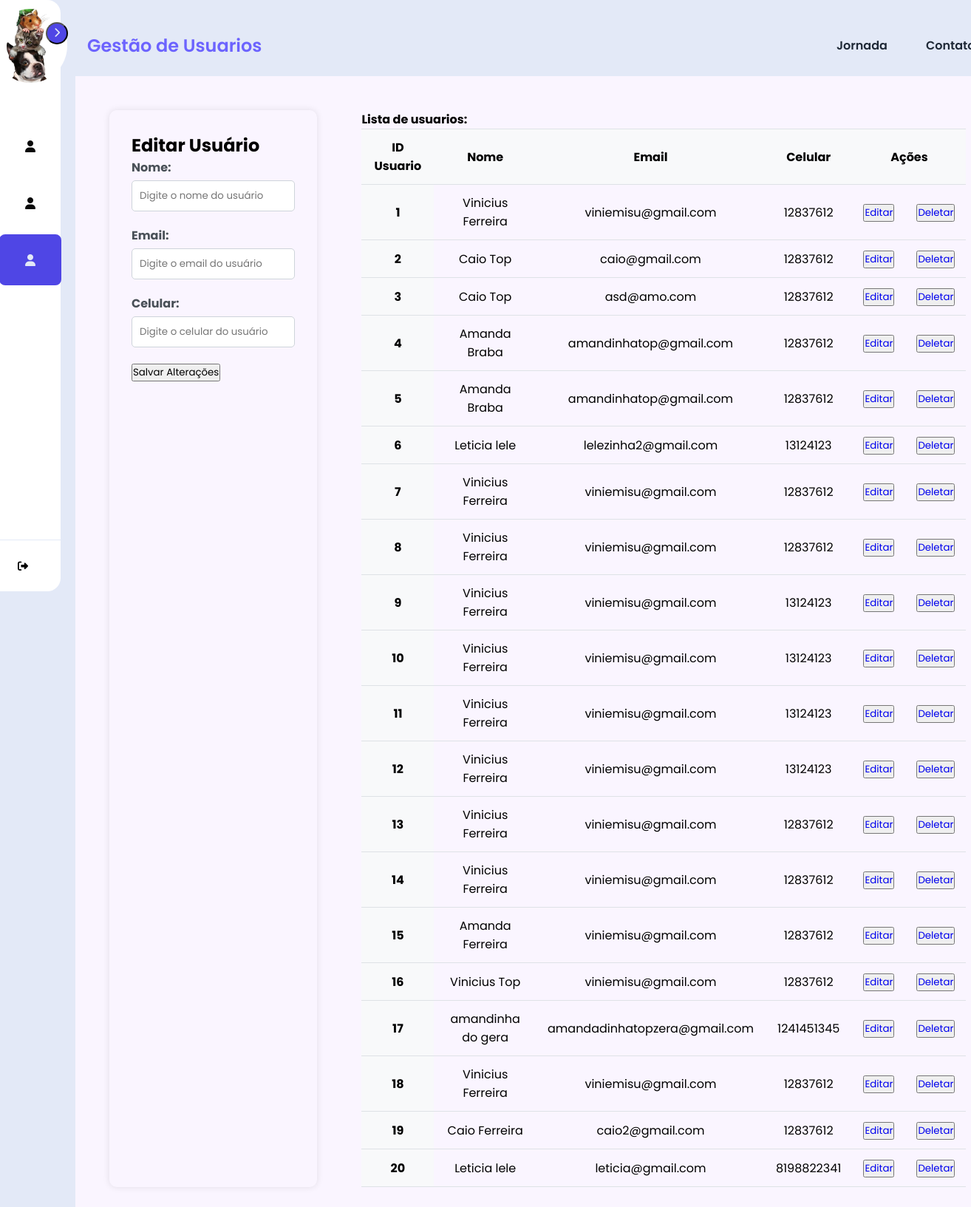
/list, run on an earlier commit of the app's database.
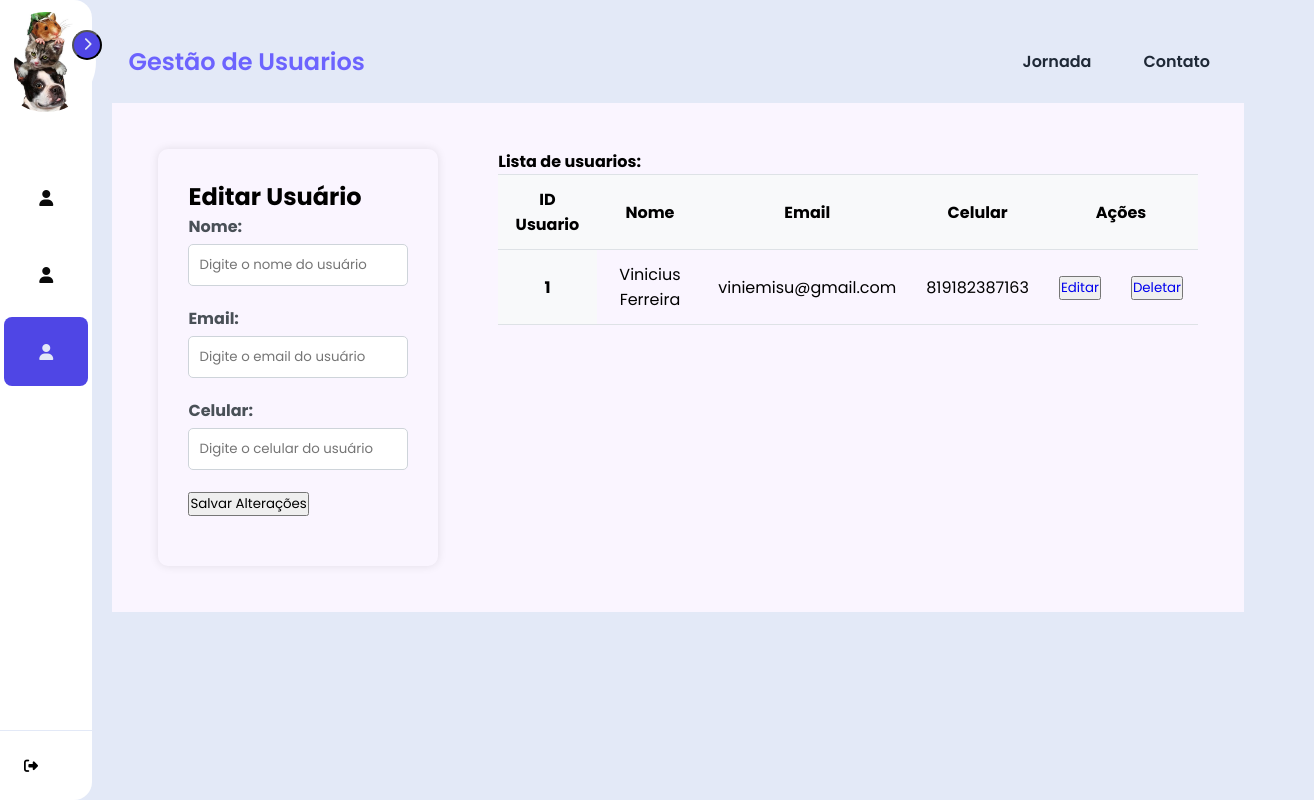
And on a later commit of the database.
### database/models/usuario.py (models this page shows)
class User(Model):
    NOME = CharField()
    EMAIL = CharField(unique=True)
    CELULAR = CharField()
    SENHA = CharField()
    class Meta:
        database = db

### routes/landing.py (the view)
@landing_route.route('/list')
def list_page():
    lista_usuarios = User.select()
    return render_template('listpage.html', lista_usuarios=lista_usuarios)

### templates/listpage.html (shortened to what the changed rows need)
<!DOCTYPE html>
<html lang="pt-br">
<head>
    <link rel="stylesheet" href="{{ url_for('static', filename='listpage/css/style.css')}}">
    <link rel="stylesheet" href="https://cdnjs.cloudflare.com/ajax/libs/font-awesome/6.5.1/css/all.min.css"
 i
 />
</head>
<body>
    <main>
        <section class="section">
            <div class="section__container">
                <div class="content">
                    <div class="container">
                        <h2>Editar Usuário</h2>
                    </div>
                    <div class="tabela">
                        <table class="table table-hover">
                            <thead>
                                <tr>
                                    <th scope="col">ID Usuario</th>
                                    <th scope="col">Nome</th>
                                    <th scope="col">Email</th>
                                    <th scope="col">Celular</th>
                                    <th scope="col" colspan="2">Ações</th>
                                </tr>
                            </thead>
                            <tbody>
                                {% for usuario in lista_usuarios %}
                                <tr>
                                    <th scope="row">{{ usuario.id }}</th>
                                    <td>{{ usuario.NOME }}</td>
                                    <td>{{ usuario.EMAIL }}</td>
                                    <td>{{ usuario.CELULAR }}</td>
                                    <td>
                                        <button>
                                            <a href="{{ url_for('landing.edit_user', user_id=usuario.id) }}">Editar</a>
                                        </button>
                                    </td>
                                    <td>
                                        <button>
                                            <a
                                                href="{{ url_for('landing.deletar_user', user_id=usuario.id) }}">Deletar</a>
                                        </button>
                                    </td>
                                </tr>
                                {% endfor %}
                            </tbody>
                        </table>
                    </div>
                </div>
            </div>
        </section>
    </main>
</body>
</html>

What changed in the data, as far as the page shows it:
removed User: id "2", NOME "Caio Top", EMAIL "caio@gmail.com", CELULAR "12837612"
removed User: id "3", NOME "Caio Top", EMAIL "asd@amo.com", CELULAR "12837612"
removed User: id "4", NOME "Amanda Braba", EMAIL "amandinhatop@gmail.com", CELULAR "12837612"
removed User: id "5", NOME "Amanda Braba", EMAIL "amandinhatop@gmail.com", CELULAR "12837612"
removed User: id "6", NOME "Leticia lele", EMAIL "lelezinha2@gmail.com", CELULAR "13124123"
removed User: id "7", NOME "Vinicius Ferreira", EMAIL "viniemisu@gmail.com", CELULAR "12837612"
removed User: id "8", NOME "Vinicius Ferreira", EMAIL "viniemisu@gmail.com", CELULAR "12837612"
removed User: id "9", NOME "Vinicius Ferreira", EMAIL "viniemisu@gmail.com", CELULAR "13124123"
removed User: id "10", NOME "Vinicius Ferreira", EMAIL "viniemisu@gmail.com", CELULAR "13124123"
removed User: id "11", NOME "Vinicius Ferreira", EMAIL "viniemisu@gmail.com", CELULAR "13124123"
removed User: id "12", NOME "Vinicius Ferreira", EMAIL "viniemisu@gmail.com", CELULAR "13124123"
removed User: id "13", NOME "Vinicius Ferreira", EMAIL "viniemisu@gmail.com", CELULAR "12837612"
removed User: id "14", NOME "Vinicius Ferreira", EMAIL "viniemisu@gmail.com", CELULAR "12837612"
removed User: id "15", NOME "Amanda Ferreira", EMAIL "viniemisu@gmail.com", CELULAR "12837612"
removed User: id "16", NOME "Vinicius Top", EMAIL "viniemisu@gmail.com", CELULAR "12837612"
removed User: id "17", NOME "amandinha do gera", EMAIL "amandadinhatopzera@gmail.com", CELULAR "1241451345"
removed User: id "18", NOME "Vinicius Ferreira", EMAIL "viniemisu@gmail.com", CELULAR "12837612"
removed User: id "19", NOME "Caio Ferreira", EMAIL "caio2@gmail.com", CELULAR "12837612"
removed User: id "20", NOME "Leticia lele", EMAIL "leticia@gmail.com", CELULAR "8198822341"
changed User "Vinicius Ferreira": CELULAR "12837612" → "819182387163"
